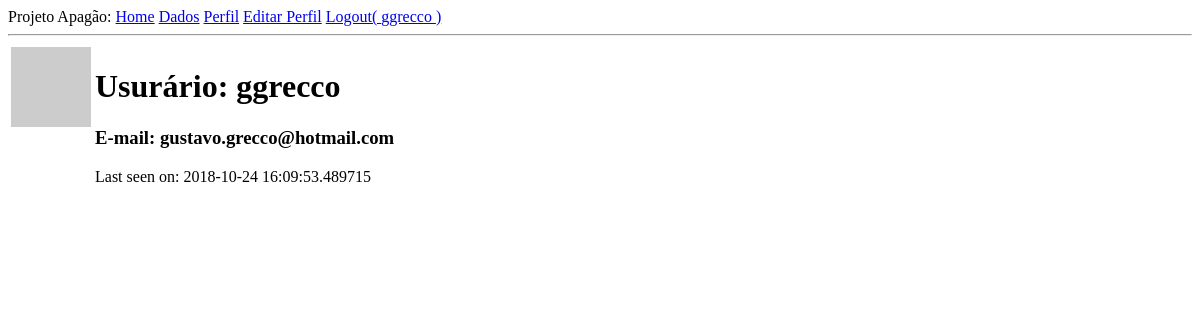
Before: /user/ggrecco (signed in) with the older database file.
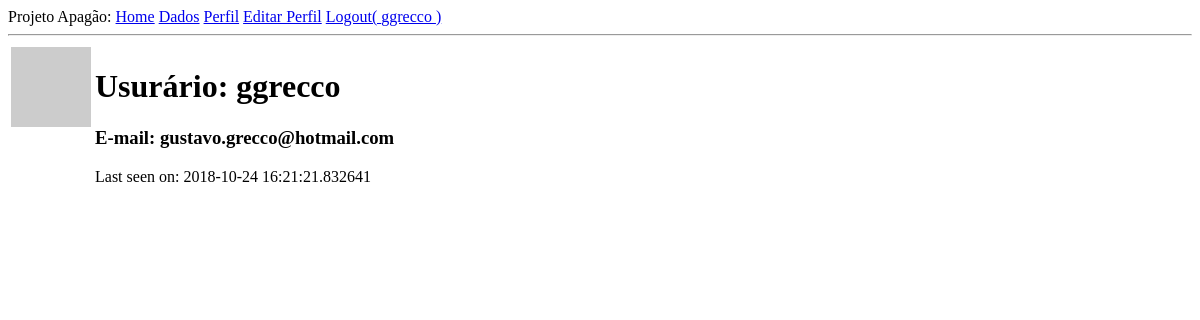
After: the same page with the newer database file.
### app/models.py (models this page shows, shortened)
class User(UserMixin, db.Model):
    id = db.Column(db.Integer, primary_key=True)
    username = db.Column(db.String(64), index=True, unique=True)
    email = db.Column(db.String(120), index=True, unique=True)
    password_hash = db.Column(db.String(128))
    token_hash = db.Column(db.String(300))
    tackles = db.relationship('Tackle', backref='author', lazy='dynamic')
    about_me = db.Column(db.String(140))
    last_seen = db.Column(db.DateTime, default=datetime.utcnow)
    def avatar(self, size):
        digest = md5(self.email.lower().encode('utf-8')).hexdigest()
        return 'https://www.gravatar.com/avatar/{}?d=identicon&s={}'.format(
            digest, size)

### app/routes.py (the view)
@app.route('/user/<username>')
@login_required
def user(username):
    user = User.query.filter_by(username=username).first_or_404()
    return render_template('user.html', user=user)

### app/models.py (called while the page is built)
@login.user_loader
def load_user(id):
    return User.query.get(int(id))

### app/routes.py (called while the page is built)
@app.before_request
def before_request():
    if current_user.is_authenticated:
        current_user.last_seen = datetime.utcnow()
        db.session.commit()

### app/templates/user.html (shortened to what this page needs)
{% extends "base.html" %}
{% block content %}
<table>
  <tr valign="top">
    <td> <img src="{{ user.avatar(128) }}" alt=""> </td>
    <td>
        <h1>Usurário: {{ user.username }}</h1>
        <h3>E-mail: {{ user.email }}</h3>
         {% if user.last_seen %}<p>Last seen on: {{ user.last_seen }}</p>{% endif %}
    </td>
  </tr>
</table>
{% endblock %}

### app/templates/base.html (shortened to what this page needs)
<!DOCTYPE html>
<html>
    <head>
    </head>
    <body>
        <div>
          Projeto Apagão:
          <a href="{{ url_for('index')}}">Home</a>
          {% if current_user.is_anonymous %}
          <a href="{{ url_for('login') }}">Login</a>
          {% else %}
          <a href="{{ url_for('tackle') }}">Dados</a>
          <a href="{{ url_for('user', username=current_user.username) }}"> Perfil</a>
          <a href="{{ url_for('edit_profile') }}"> Editar Perfil</a>
          <a href="{{ url_for('logout') }}"> Logout( {{current_user.username}} )</a>
          {% endif %}
        </div>
        <hr>
        {% block content %}{% endblock %}
    </body>
</html>

Changed rows visible on the page:
changed User "ggrecco": last_seen "2018-10-24 16:09:53.489715" → "2018-10-24 16:21:21.832641"
